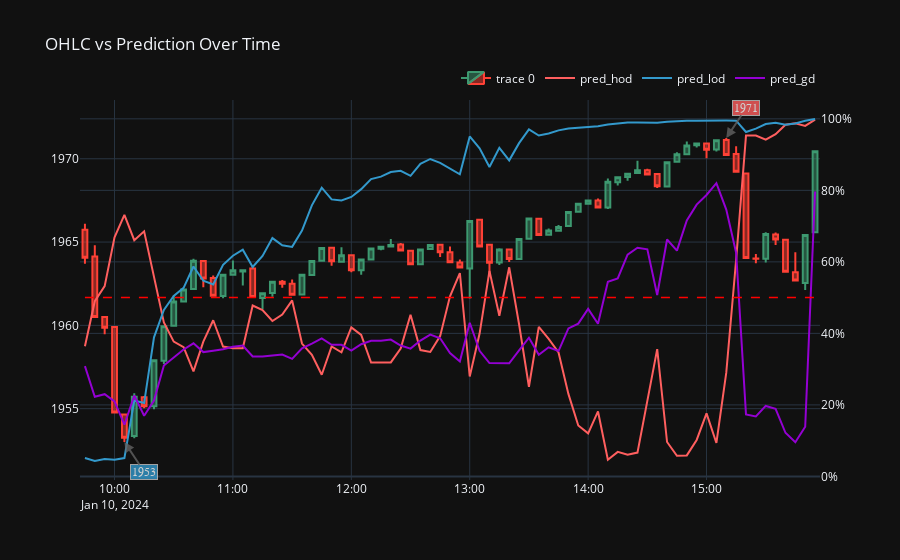

This figure's notebook cell:
### Code cell
create_viz(df_viz, '2024-01-10')
